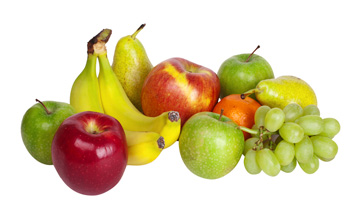
%> input picture images/fruits.jpg, 350 x 209 px
$ octave crossCorrelationDoc.m   (GNU Octave 9; MATLAB toolbox functions it lacks are replaced by stand-ins)
%> lines starting %> are read from the running program, lines starting %| are printed output that depends on the picture
pkg load image;

fruits = rgb2gray(imread('../images/fruits.jpg'));
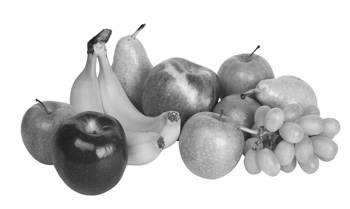
%> fruits: size 209x350 uint8; min 18, max 255, mean 205.5
apple = rgb2gray(imread('../images/apple.jpg'));
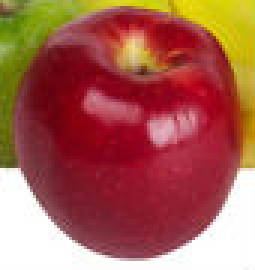
%> input picture images/apple.jpg, 85 x 90 px (shown 3 times larger)
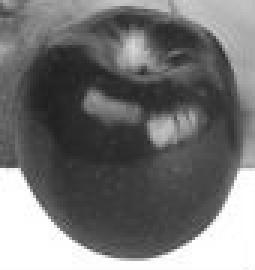
%> apple: size 90x85 uint8 (shown 3 times larger); min 31, max 255, mean 115.2

# not implemented on octave
#imshowpair(fruits, apple, 'montage');

# normalized correlation
result = normxcorr2(apple, fruits);
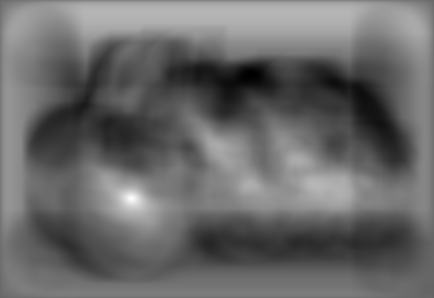
%> result: size 298x434 double; min -0.659, max 0.999, mean 0.0268; drawn with min black and max white
figure, surf(result), shading flat;
%> after `shading flat`:
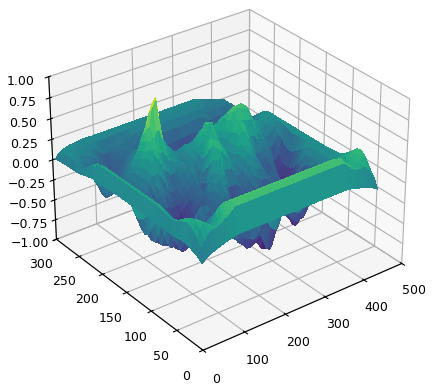
%> figure redrawn from the program's plot data
